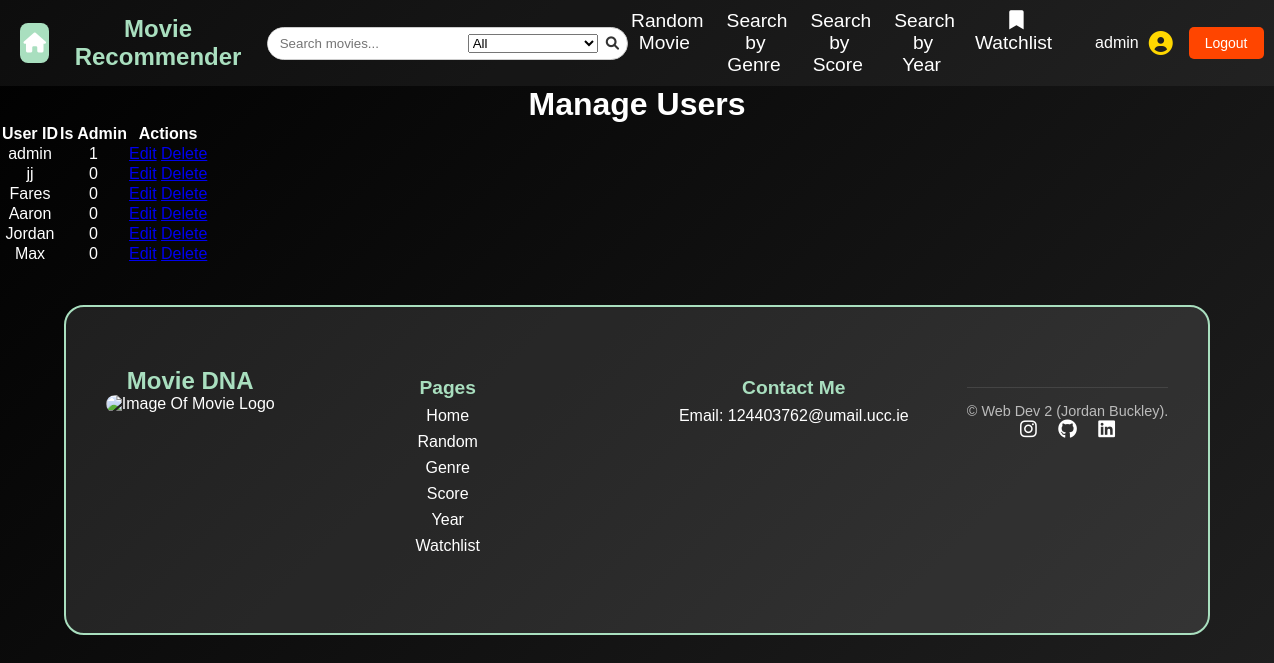
/admin/manage_users (signed in), run on an earlier commit of the app's database.
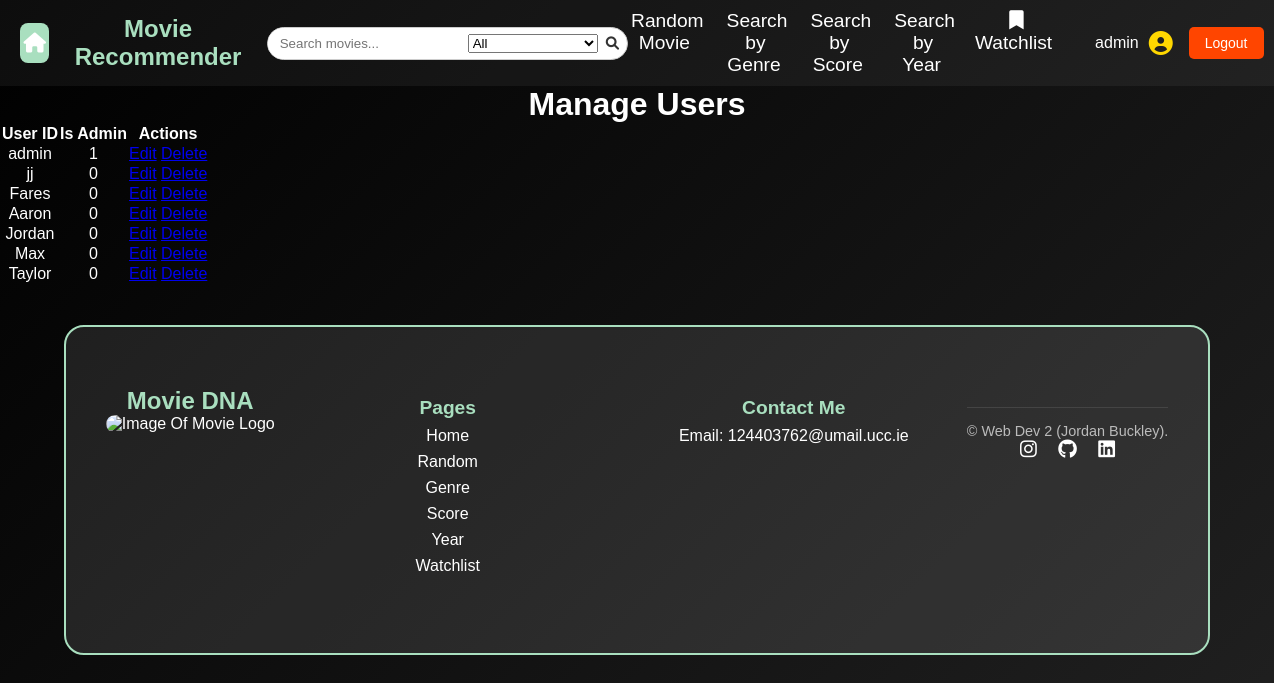
And on a later commit of the database.
### tables this page shows
CREATE TABLE users (
    user_id TEXT PRIMARY KEY,
    password TEXT NOT NULL
, is_admin BOOLEAN DEFAULT FALSE);

### app.py (the view)
@app.route("/admin/manage_users")
@login_required
def manage_users():
    if not g.is_admin:
        return "Access denied. Admins only.", 403
    db = get_db()
    users = db.execute("SELECT * FROM users").fetchall()
    return render_template("manage_users.html", users=users)

### app.py (called while the page is built)
@app.before_request
def load_logged_in_user():
    g.user = session.get("user_id")
    g.is_admin = session.get("is_admin", False)

def login_required(view):
    @wraps(view)
    def wrapped_view(*args, **kwargs):
        if g.user is None:
            return(redirect(url_for("login", next=request.url)))
        return view(*args, **kwargs)
    return wrapped_view

### database.py (called while the page is built)
def get_db():
    if "db" not in g:
        g.db = sqlite3.connect(DATABASE,
                                detect_types=sqlite3.PARSE_DECLTYPES
                        )
        g.db.row_factory = sqlite3.Row
    return g.db

### templates/manage_users.html
{% extends "base.html" %}
{% block main_content %}
<h1>Manage Users</h1>
<table>
    <thead>
        <tr>
            <th>User ID</th>
            <th>Is Admin</th>
            <th>Actions</th>
        </tr>
    </thead>
    <tbody>
        {% for user in users %}
        <tr>
            <td>{{ user.user_id }}</td>
            <td>{{ user.is_admin }}</td>
            <td>
                <a href="{{ url_for('edit_user', user_id=user.user_id) }}">Edit</a>
                <a href="{{ url_for('delete_user', user_id=user.user_id) }}">Delete</a>
            </td>
        </tr>
        {% endfor %}
    </tbody>
</table>
{% endblock %}

### templates/base.html (shortened to what the changed rows need)
<!DOCTYPE html>
<html lang="en">
<head>
    <link rel="stylesheet" href="{{ url_for('static', filename='styles.css') }}">
    <link rel="stylesheet" href="https://cdnjs.cloudflare.com/ajax/libs/font-awesome/6.0.0/css/all.min.css">
</head>
<body>
    <header>
        <nav>
            <section id="nav-container">
                <section id="nav-user">
                    {% if session['user_id'] %}
                    <section id="user-info">
                        <p id="username">{{ session['user_id'] }}</p>
                        <i class="fas fa-user-circle" id="user-icon"></i>
                    </section>
                    <a href="{{ url_for('logout') }}" id="logout-btn">Logout</a>
                    {% else %}
                    <a href="{{ url_for('login') }}" id="login-btn">Login</a>
                    <a href="{{ url_for('registration') }}" id="register-btn">Register</a>
                    {% endif %}
                </section>
            </section>
        </nav>
    </header>
    <main>
        {% block main_content %}{% endblock %}
    </main>
    <footer class="footer">
        <section class="footer-container">
            <section class="footer-logo">
                <h2>Movie DNA</h2>
            </section>
    </footer>
</body>
</html>

What changed in the data, as far as the page shows it:
added users: user_id "Taylor", is_admin "0"
